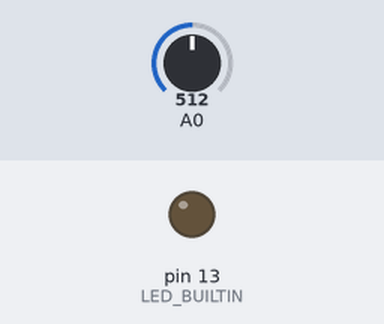
Recording of a sketch running on a simulated Arduino Uno, built with avr-gcc and run on an emulated ATmega328P. On the bench: output pins drawn as LEDs (lit = HIGH). Inputs (shaded band) come from the test bench; at power-on: A0 = 512.

Above: at 1.2 s.
1.3 s: A0 set to 215
2.8 s: A0 set to 193
At 3.8 s:
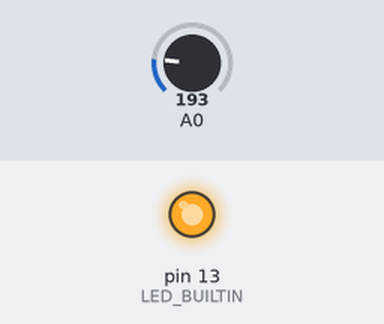
4.3 s: A0 set to 210
At 4.9 s:
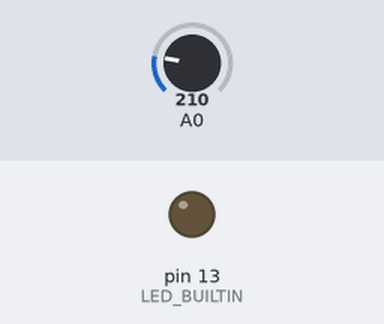
5.8 s: A0 set to 190
At 6.1 s:
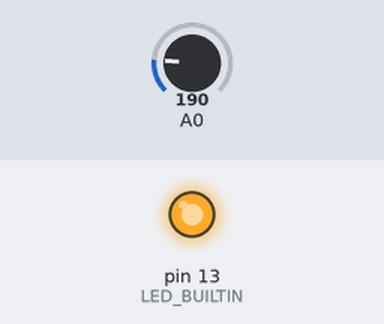
Timing chart, 0 to 8.3 s (numbered marks = the images above; inputs shaded):
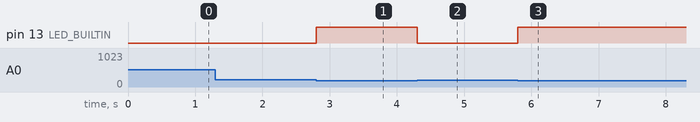

The sketch:

Exp02.ino
```cpp
/* Experiment 02: Control an LED with a phototransistor. */

/* set to 20% of maximum level */
const int LightLevelSwitch = 200;

void setup()
{
  /* initialise digital pin for LED_BUILTIN as output */
  pinMode(LED_BUILTIN, OUTPUT);
}

void loop()
{
  /* read state of phototransitor */
  int LightValue = analogRead(A0);

  /* act on read */
  if (LightValue > LightLevelSwitch)
  {
    digitalWrite(LED_BUILTIN, LOW);  /* turn LED off */
  }
  else
  {
    digitalWrite(LED_BUILTIN, HIGH); /* turn LED on */
  }
}
```

Measured:
- the behaviour switches between 201 and 200 on A0 (found by bisection; images 0 and 1)
- after the input at 1.3 s, every drawn part: stays the same
- after the input at 2.8 s, pin 13 (LED_BUILTIN): LOW → HIGH at once
- after the input at 4.3 s, pin 13 (LED_BUILTIN): HIGH → LOW at once
- after the input at 5.8 s, pin 13 (LED_BUILTIN): LOW → HIGH at once
